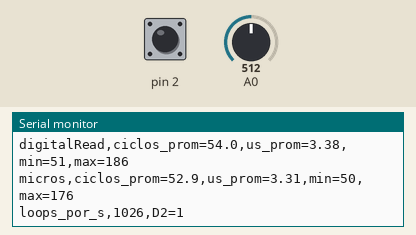
Simulated run of this sketch. Board: Arduino Uno, built with avr-gcc and run on an emulated ATmega328P. Shown: the last lines printed to the serial monitor. The test bench sets the inputs (shaded band); at power-on: pin 2 HIGH, A0 = 512.

Above: at 1.3 s.
1.4 s: pin 2 pulled LOW for 0.15 s
At 2.8 s:
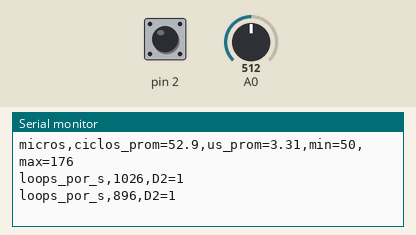
3.0 s: pin 2 pulled LOW for 1 s
At 3.8 s:
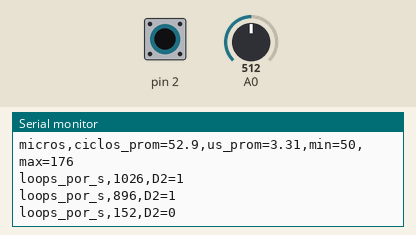
5.5 s: pin 2 pulled LOW for 0.15 s
At 6.5 s:
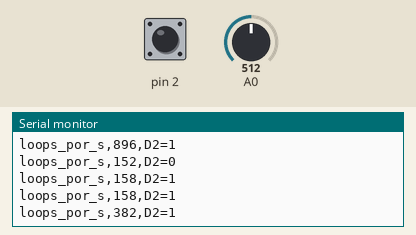
Timing chart, 0 to 8.5 s (numbered marks = the images above; inputs shaded):
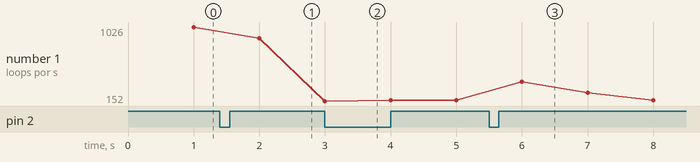

The sketch:

validacion_e1.ino
```cpp
/*
  Validación de hipótesis de la Entrega 1 (Gabriel Andres Castillo Garcia)
  H2: la diferencia de iteraciones/s entre Wokwi y simavr (-10,4 %) se debe a
      cómo cada emulador modela el tiempo de conversión del ADC.
  H1: la caída de velocidad de simavr con D2 en BAJO se debe al modelado del
      puerto de E/S con pull-up, no al programa.
  Mide con el Timer1 (sin preescaler, 1 cuenta = 62,5 ns) la duración de:
      analogRead(A0), digitalRead(2) y micros(); luego informa iteraciones/s
      de un bucle que solo lee D2.
*/
#ifndef MODO_D2
#define MODO_D2 INPUT_PULLUP
#endif

uint16_t medir(uint8_t que) {
  uint16_t t0, t1;
  noInterrupts(); t0 = TCNT1; interrupts();
  if (que == 0) (void)analogRead(A0);
  else if (que == 1) (void)digitalRead(2);
  else if (que == 2) (void)micros();          // que == 3: medición vacía
  noInterrupts(); t1 = TCNT1; interrupts();
  return t1 - t0;
}

void informe(const char *nombre, uint8_t que, uint16_t n) {
  uint32_t suma = 0; uint16_t mn = 65535, mx = 0;
  uint16_t vacio = medir(3);                 // costo de la propia medición (sin operación)
  for (uint16_t i = 0; i < n; i++) {
    uint16_t c = medir(que);
    c = (c > vacio) ? c - vacio : 0;
    suma += c; if (c < mn) mn = c; if (c > mx) mx = c;
  }
  Serial.print(nombre); Serial.print(F(",ciclos_prom=")); Serial.print((float)suma / n, 1);
  Serial.print(F(",us_prom=")); Serial.print((float)suma / n / 16.0, 2);
  Serial.print(F(",min=")); Serial.print(mn); Serial.print(F(",max=")); Serial.println(mx);
}

void setup() {
  Serial.begin(115200);
  pinMode(2, MODO_D2);
  TCCR1A = 0; TCCR1B = _BV(CS10);            // Timer1 a 16 MHz
  uint16_t primera = medir(0);               // primera conversión (25 ciclos de ADC)
  Serial.print(F("analogRead_primera,ciclos=")); Serial.println(primera);
  informe("analogRead", 0, 1000);
  informe("digitalRead", 1, 1000);
  informe("micros", 2, 1000);
}

unsigned long t0 = 0, n = 0;
void loop() {
  n++;
  (void)digitalRead(2);
  if (millis() - t0 >= 1000) {
    t0 += 1000;
    Serial.print(F("loops_por_s,")); Serial.print(n);
    Serial.print(F(",D2=")); Serial.println(digitalRead(2));
    n = 0;
  }
}
```

Measured:
- after the input at 1.4 s, the serial monitor: prints a new line after 0.60 s (image 1)
- after the input at 3.0 s, the serial monitor: prints a new line at once (image 2)
- after the input at 5.5 s, the serial monitor: prints a new line after 0.50 s (image 3)
- plotted number 1: 1026 → 896 after the input at 1.4 s, 158 → 726 after the input at 5.5 s
